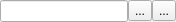
<?xml version="1.0" encoding="UTF-8"?>
<ui version="4.0">
 <class>Frame</class>
 <widget class="QFrame" name="Frame">
  <property name="geometry">
   <rect>
    <x>0</x>
    <y>0</y>
    <width>176</width>
    <height>22</height>
   </rect>
  </property>
  <property name="windowTitle">
   <string>Frame</string>
  </property>
  <layout class="QHBoxLayout" name="horizontalLayout">
   <property name="spacing">
    <number>0</number>
   </property>
   <property name="leftMargin">
    <number>0</number>
   </property>
   <property name="topMargin">
    <number>0</number>
   </property>
   <property name="rightMargin">
    <number>0</number>
   </property>
   <property name="bottomMargin">
    <number>0</number>
   </property>
   <item>
    <widget class="QLineEdit" name="lineEdit"/>
   </item>
   <item>
    <widget class="QToolButton" name="toolButtonPrefix">
     <property name="text">
      <string>...</string>
     </property>
     <property name="icon">
      <iconset>
       <normaloff>icons/prefix-48.png</normaloff>icons/prefix-48.png</iconset>
     </property>
    </widget>
   </item>
   <item>
    <widget class="QToolButton" name="toolButtonUnit">
     <property name="text">
      <string>...</string>
     </property>
     <property name="icon">
      <iconset>
       <normaloff>icons/unit-48.png</normaloff>icons/unit-48.png</iconset>
     </property>
     <property name="iconSize">
      <size>
       <width>15</width>
       <height>15</height>
      </size>
     </property>
    </widget>
   </item>
  </layout>
 </widget>
 <resources/>
 <connections/>
</ui>
